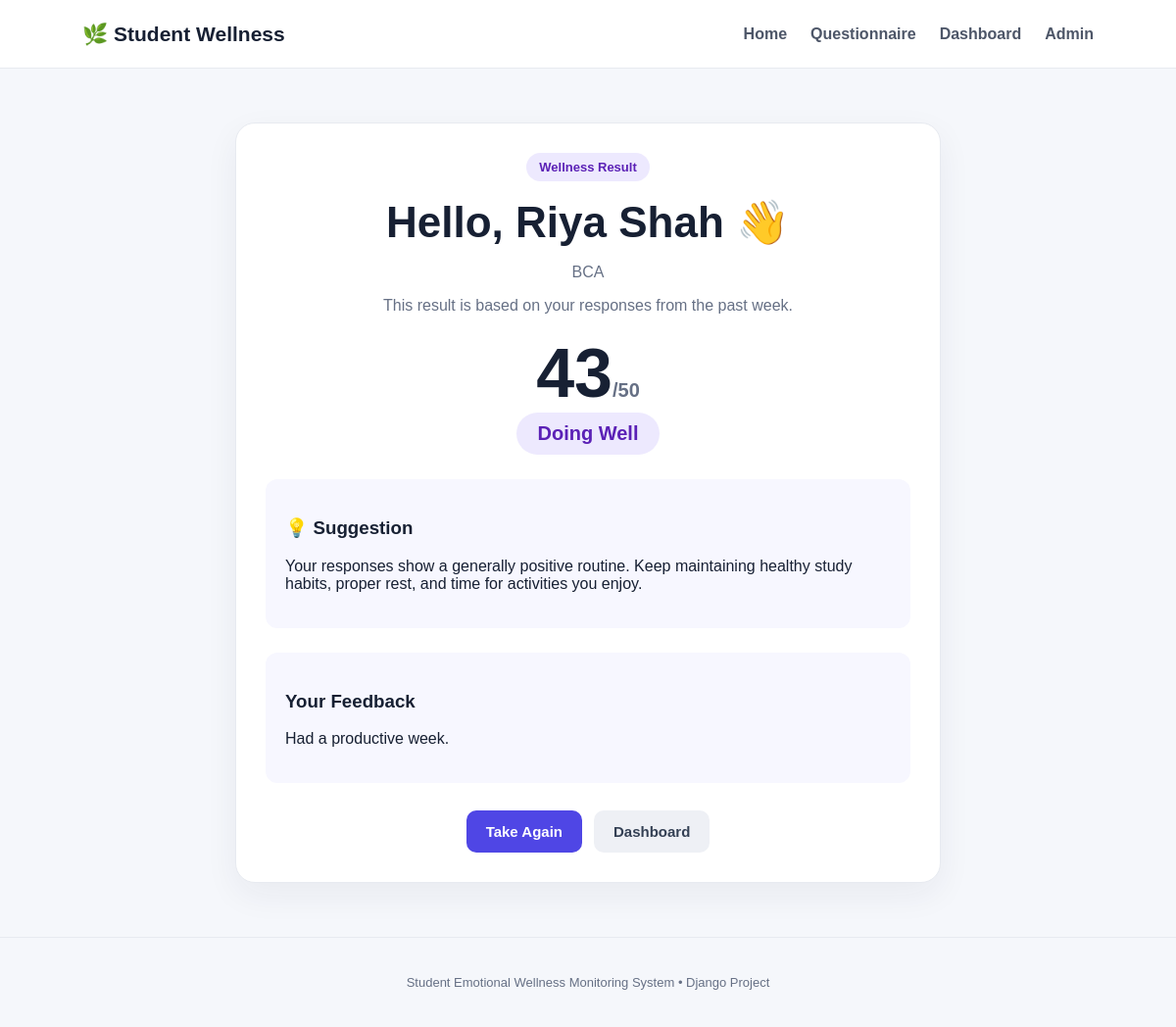
Screenshot of /result/2/ with the database file from the repository.
### wellness/models.py (models this page shows, shortened)
class WellnessRecord(models.Model):
    student_name = models.CharField(max_length=100)
    course = models.CharField(max_length=100)
    sleep = models.IntegerField()
    stress = models.IntegerField()
    energy = models.IntegerField()
    happiness = models.IntegerField()
    study_pressure = models.IntegerField()
    score = models.IntegerField()
    mood = models.CharField(max_length=50)
    suggestion = models.TextField()
    feedback = models.TextField(blank=True)
    created_at = models.DateTimeField(auto_now_add=True)

### wellness/views.py (the view)
# urls.py: path("result/<int:record_id>/", views.result, name="result"),
def result(request, record_id):
    record = get_object_or_404(WellnessRecord, id=record_id)
    return render(request, "wellness/result.html", {"record": record})

### wellness/templates/wellness/result.html (shortened to what this page needs)
{% extends "wellness/base.html" %}
{% block content %}
<div class="result-wrap">
    <div class="result-card">
        <span class="badge">Wellness Result</span>
        <h1>Hello, {{ record.student_name }} 👋</h1>
        <p class="muted">{{ record.course }}</p>
        <p class="muted">This result is based on your responses from the past week.</p>
        <div class="score">{{ record.score }}<small>/50</small></div>
        <div class="mood">{{ record.mood }}</div>
        <div class="suggestion">
            <h3>💡 Suggestion</h3>
            <p>{{ record.suggestion }}</p>
        </div>
        {% if record.feedback %}
        <div class="feedback">
            <h3>Your Feedback</h3>
            <p>{{ record.feedback }}</p>
        </div>
        {% endif %}
        <div class="actions center">
            <a class="btn primary" href="{% url 'questionnaire' %}">Take Again</a>
            <a class="btn secondary" href="{% url 'dashboard' %}">Dashboard</a>
        </div>
    </div>
</div>
{% endblock %}

### wellness/static/wellness/style.css (style rules this page uses)
* { box-sizing: border-box; }
body { margin: 0; font-family: Arial, Helvetica, sans-serif; background: #f5f7fb; color: #172033; }
.badge { display: inline-block; background: #ede9fe; color: #5b21b6; padding: 7px 13px; border-radius: 30px; font-size: 13px; font-weight: 700; }
h1 { font-size: 44px; line-height: 1.1; margin: 18px 0; }
.hero-card, .form-card, .result-card, .table-card { background: white; border: 1px solid #e7eaf0; border-radius: 20px; padding: 30px; box-shadow: 0 12px 35px rgba(30, 40, 70, 0.06); }
.actions { display: flex; gap: 12px; margin-top: 28px; }
.center { justify-content: center; }
.btn { display: inline-block; text-decoration: none; border: 0; border-radius: 10px; padding: 13px 20px; font-weight: 700; cursor: pointer; font-size: 15px; }
.primary { background: #4f46e5; color: white !important; }
.secondary { background: #eef0f5; color: #344054 !important; }
.result-wrap { max-width: 720px; margin: auto; }
.result-card { text-align: center; }
.score { font-size: 70px; font-weight: 800; margin-top: 20px; }
.score small { font-size: 20px; color: #667085; }
.mood { display: inline-block; background: #ede9fe; color: #5b21b6; padding: 10px 22px; border-radius: 30px; font-size: 20px; font-weight: 800; }
.muted { color: #667085; }
.suggestion, .feedback { text-align: left; background: #f7f7ff; padding: 20px; border-radius: 12px; margin-top: 25px; }

### rows the page displays
WellnessRecord: student_name "Riya Shah", course "BCA", score "43", mood "Doing Well", suggestion "Your responses show a generally positive routine. Keep maintaining healthy study habits, proper rest, and time for activities you enjoy.", feedback "Had a productive week."
